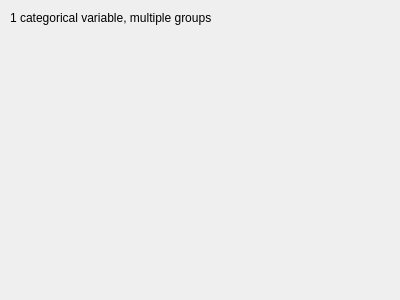
<?xml version="1.0" encoding="UTF-8"?>
<ui version="4.0">
 <class>Cat1Multi</class>
 <widget class="QWidget" name="Cat1Multi">
  <property name="geometry">
   <rect>
    <x>0</x>
    <y>0</y>
    <width>400</width>
    <height>300</height>
   </rect>
  </property>
  <property name="windowTitle">
   <string>Form</string>
  </property>
  <widget class="QLabel" name="label">
   <property name="geometry">
    <rect>
     <x>10</x>
     <y>10</y>
     <width>271</width>
     <height>16</height>
    </rect>
   </property>
   <property name="text">
    <string>1 categorical variable, multiple groups</string>
   </property>
  </widget>
 </widget>
 <resources/>
 <connections/>
</ui>
